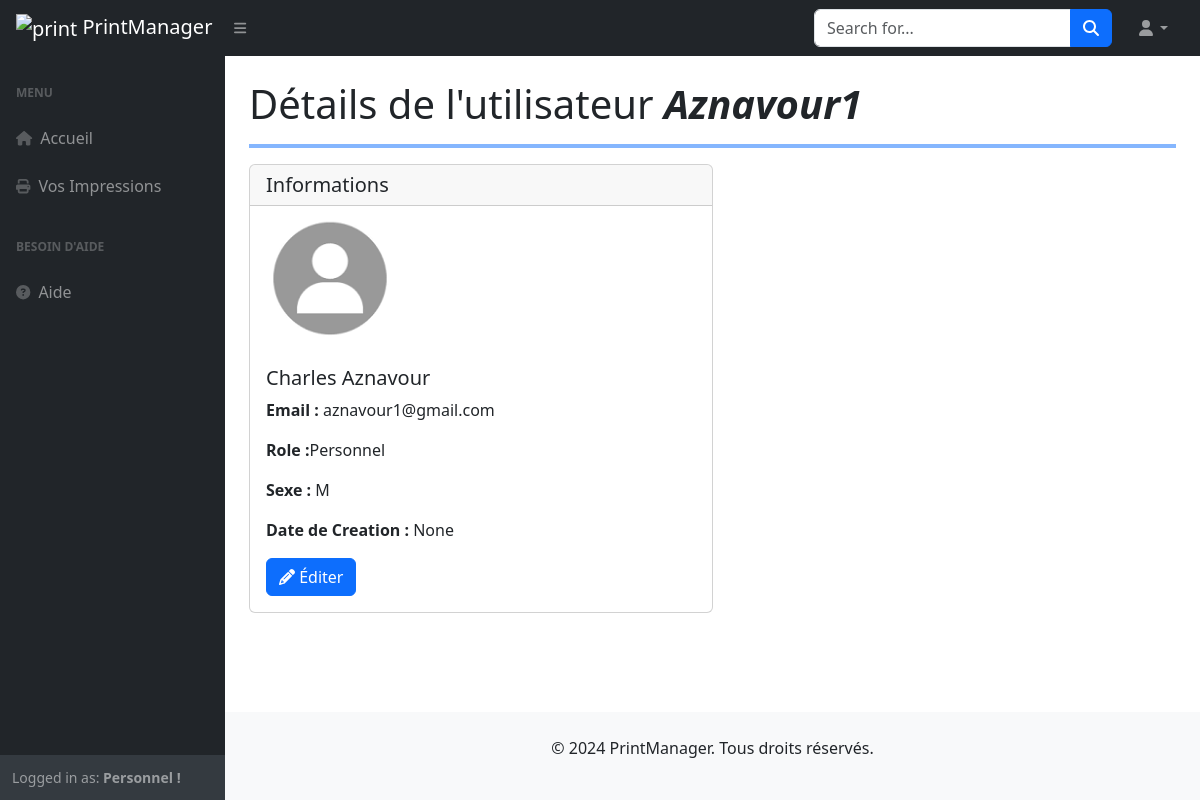
The page /users/aznavour1/details/ on the database as committed earlier.
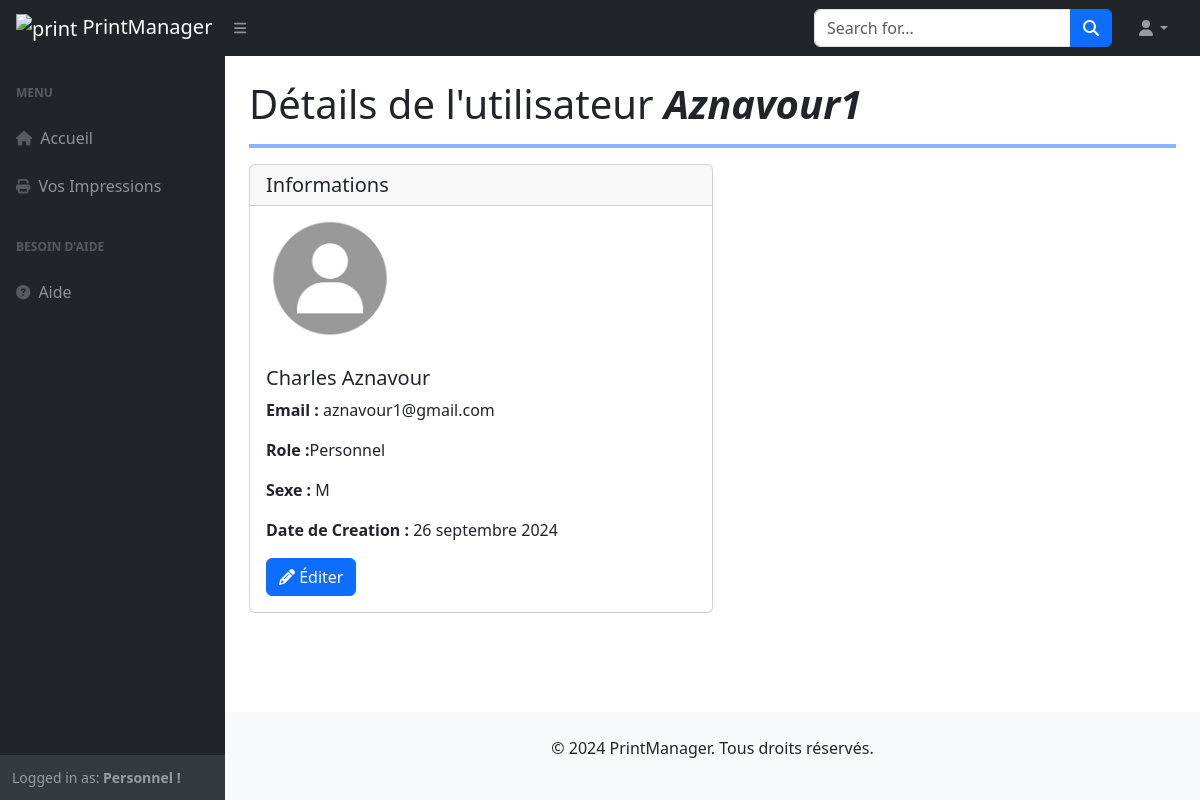
The same page on the database as committed later.
### printers/models.py (models this page shows, shortened)
class CustomUser(AbstractUser):
    ADMIN = 'ADMIN'
    PERSONNEL = 'Personnel'
    MALE = 'M'
    FEMALE = 'F'
    ROLE_CHOICES = (
        (ADMIN, 'ADMIN'),
        (PERSONNEL, 'Personnel'),
    )
    SEX_CHOICES = (
        (MALE, 'Masculin'),
        (FEMALE, 'Feminin'),
    )
    role = models.CharField(max_length=30, choices=ROLE_CHOICES, verbose_name='Rôle')
    sexe = models.CharField(max_length=10, choices=SEX_CHOICES, verbose_name='Sexe')
    slug = models.SlugField(max_length=200, unique=True, blank=True)
    last_updated = models.DateTimeField(auto_now=True)
    created_on = models.DateField(blank=True, null=True)
    class Meta:
        ordering = ['-created_on']
        verbose_name = "Utilisateur"

### printers/views.py (the view)
# urls.py: path('users/<slug:slug>/details/', CustomUserDetailView.as_view(), name='user_details'),
class CustomUserDetailView(DetailView):
    model = CustomUser
    template_name = 'users/user_detail.html'
    context_object_name = 'user'
    slug_field = 'slug'
    slug_url_kwarg = 'slug'

### printers/templates/users/user_detail.html (shortened to what this page needs)
{% extends 'base.html' %}
{% load static %}
    {% block content %}
    {% include 'layouts/Navbar.html' %}
    <div id="layoutSidenav">
        {% include 'layouts/Sidenav.html' %}
        <div id="layoutSidenav_content">
            <main>
                <div class="container-fluid px-4">
                    <h1 class="mt-4">Détails de l'utilisateur <strong><i>{{ user.username }}</i></strong></h1>
                        <hr class="border border-primary border-2 opacity-50">
                        <div class="card w-50">
                            <h5 class="card-header">Informations</h5>
                            <img style="width: 10rem;" src="{% static 'img/printer.png' %}" class="card-img-top" alt="...">
                            <div class="card-body">
                              <h5 class="card-title">{{ user.first_name }} {{ user.last_name }}</h5>
                              <p class="card-text"><strong>Email : </strong>{{ user.email }}</p>
                              <p class="card-text"><strong>Role :</strong>{{ user.get_role_display }}</p>
                              <p class="card-text"><b>Sexe :</b> {{ user.sexe }}</p>
                              <p class="card-text"><b>Date de Creation : </b> {{ user.created_on }}</p>
                              <a href="{% url 'edit_user' user.slug %}" class="btn btn-primary">
                                <i class="fa fa-pencil" aria-hidden="true"></i>
                                Éditer</a>
                            </div>
                        </div>
                </div>
            </main>
            {% include 'layouts/footer.html' %}
        </div>
    </div>
    {% endblock %}

### printers/templates/layouts/Sidenav.html (shortened to what this page needs)
<div id="layoutSidenav_nav">
    <nav class="sb-sidenav accordion sb-sidenav-dark" id="sidenavAccordion">
        <div class="sb-sidenav-menu">
            <div class="nav">
                <div class="sb-sidenav-menu-heading">Menu</div>
                <a class="nav-link" href="/dashboard">
                    <div class="sb-nav-link-icon"><i class="fa fa-home"></i></div>
                    Accueil
                </a>
                <a class="nav-link" href="/print/jobs/">
                    <div class="sb-nav-link-icon">
                        <i class="fa fa-print" aria-hidden="true"></i>
                    </div>
                    Vos Impressions
                </a>
                <div class="sb-sidenav-menu-heading">Besoin d'aide</div>
                <a class="nav-link" href="#">
                    <div class="sb-nav-link-icon"><i class="fa fa-question-circle"></i></div>
                    Aide
                </a>
            </div>
        </div>
        <div class="sb-sidenav-footer">
            <div class="small">Logged in as:
                {% if user.is_authenticated %}
                <strong>{{ user.role }} !</strong>
                {% else %}
                <strong>
                    {{ user.username }}
                </strong>
                {% endif %}
            </div>
        </div>
    </nav>
</div>

Rows that differ between the two databases and show on the page:
changed CustomUser "Aznavour1": created_on "None" → "26 septembre 2024"
